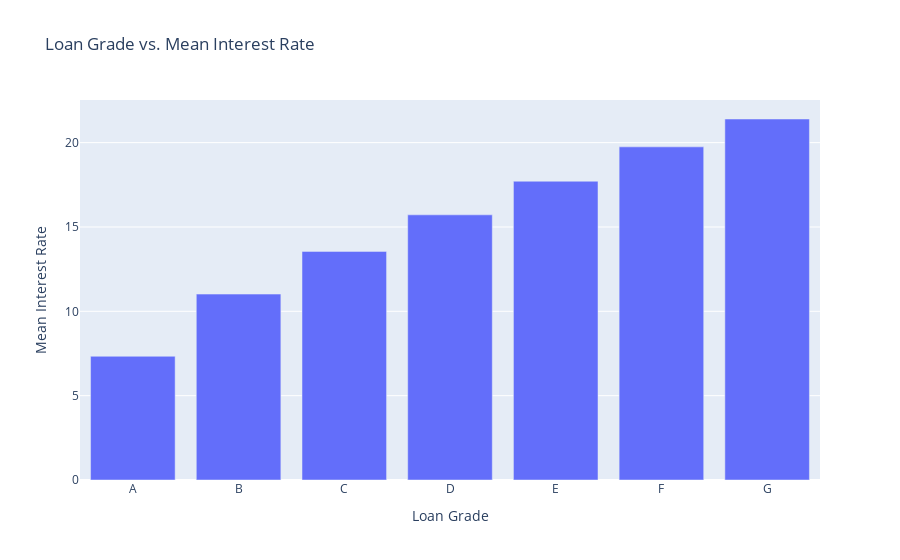

The cell this chart's notebook holds for it:
### Markdown cell above
3. Loan Grade Analysis

### Code cell
# Group the data by loan grade and calculate the mean interest rate for each grade
grade_interest = data.groupby('grade')['int_rate'].mean().reset_index()

# Create a bar chart using Plotly
fig = px.bar(
    grade_interest,
    x='grade',
    y='int_rate',
    labels={'grade': 'Loan Grade', 'int_rate': 'Mean Interest Rate'},
    title='Loan Grade vs. Mean Interest Rate'
)

# Show the Plotly figure
fig.show()

# good grade had less amount of interest rate and poor grade had high amount of interest rate

### Figure 1 — Plotly figure (JSON) as saved in the notebook; plotly's stock layout.template omitted (floating-point values rounded to 4 significant figures)
{"data": [{"alignmentgroup": "True", "hovertemplate": "Loan Grade=%{x}<br>Mean Interest Rate=%{y}<extra></extra>", "legendgroup": "", "marker": {"color": "#636efa", "pattern": {"shape": ""}}, "name": "", "offsetgroup": "", "orientation": "v", "showlegend": false, "textposition": "auto", "type": "bar", "x": ["A", "B", "C", "D", "E", "F", "G"], "xaxis": "x", "y": [7.335, 11.02, 13.55, 15.72, 17.71, 19.75, 21.4], "yaxis": "y"}], "layout": {"barmode": "relative", "legend": {"tracegroupgap": 0}, "title": {"text": "Loan Grade vs. Mean Interest Rate"}, "xaxis": {"anchor": "y", "domain": [0, 1], "title": {"text": "Loan Grade"}}, "yaxis": {"anchor": "x", "domain": [0, 1], "title": {"text": "Mean Interest Rate"}}}}
